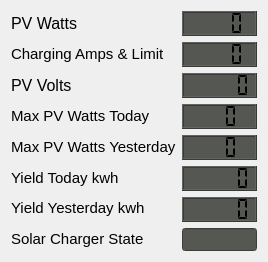
   <widget class="QWidget" name="layoutWidget">
    <property name="geometry">
     <rect>
      <x>11</x>
      <y>684</y>
      <width>254</width>
      <height>247</height>
     </rect>
    </property>
    <layout class="QGridLayout" name="gridLayout">
     <item row="5" column="0">
      <widget class="QLabel" name="Yield_Today_label">
       <property name="font">
        <font>
         <pointsize>11</pointsize>
        </font>
       </property>
       <property name="styleSheet">
        <string notr="true">color: rgb(0, 0, 0);</string>
       </property>
       <property name="text">
        <string>Yield Today kwh</string>
       </property>
      </widget>
     </item>
     <item row="4" column="0">
      <widget class="QLabel" name="Max_PV_Watts_Yesterday_label">
       <property name="font">
        <font>
         <pointsize>11</pointsize>
        </font>
       </property>
       <property name="styleSheet">
        <string notr="true">color: rgb(0, 0, 0);</string>
       </property>
       <property name="text">
        <string>Max PV Watts Yesterday</string>
       </property>
      </widget>
     </item>
     <item row="7" column="0">
      <widget class="QLabel" name="Solar_Charger_State_label">
       <property name="font">
        <font>
         <pointsize>11</pointsize>
        </font>
       </property>
       <property name="styleSheet">
        <string notr="true">color: rgb(0, 0, 0);</string>
       </property>
       <property name="text">
        <string>Solar Charger State</string>
       </property>
      </widget>
     </item>
     <item row="0" column="0">
      <widget class="QLabel" name="PV_Watts_label">
       <property name="font">
        <font>
         <pointsize>12</pointsize>
        </font>
       </property>
       <property name="styleSheet">
        <string notr="true">color: rgb(0, 0, 0);</string>
       </property>
       <property name="text">
        <string>PV Watts</string>
       </property>
      </widget>
     </item>
     <item row="3" column="0">
      <widget class="QLabel" name="Max_PV_Watts_Today_label">
       <property name="font">
        <font>
         <pointsize>11</pointsize>
        </font>
       </property>
       <property name="styleSheet">
        <string notr="true">color: rgb(0, 0, 0);</string>
       </property>
       <property name="text">
        <string>Max PV Watts Today</string>
       </property>
      </widget>
     </item>
     <item row="2" column="0">
      <widget class="QLabel" name="PV_Volts_label">
       <property name="font">
        <font>
         <pointsize>12</pointsize>
        </font>
       </property>
       <property name="styleSheet">
        <string notr="true">color: rgb(0, 0, 0);</string>
       </property>
       <property name="text">
        <string>PV Volts</string>
       </property>
      </widget>
     </item>
     <item row="6" column="0">
      <widget class="QLabel" name="Yield_Yesterday_label">
       <property name="font">
        <font>
         <pointsize>11</pointsize>
        </font>
       </property>
       <property name="styleSheet">
        <string notr="true">color: rgb(0, 0, 0);</string>
       </property>
       <property name="text">
        <string>Yield Yesterday kwh</string>
       </property>
      </widget>
     </item>
     <item row="1" column="0">
      <widget class="QLabel" name="Output_Amps_label">
       <property name="font">
        <font>
         <pointsize>10</pointsize>
        </font>
       </property>
       <property name="styleSheet">
        <string notr="true">color: rgb(0, 0, 0);</string>
       </property>
       <property name="text">
        <string>&lt;html&gt;&lt;head/&gt;&lt;body&gt;&lt;p&gt;&lt;span style=&quot; font-size:11pt;&quot;&gt;Charging Amps &amp;amp; Limit&lt;/span&gt;&lt;/p&gt;&lt;/body&gt;&lt;/html&gt;</string>
       </property>
      </widget>
     </item>
     <item row="0" column="1" rowspan="8">
      <layout class="QVBoxLayout" name="verticalLayout">
       <item>
        <widget class="QLCDNumber" name="PV_Watts_LCD">
         <property name="minimumSize">
          <size>
           <width>75</width>
           <height>25</height>
          </size>
         </property>
         <property name="maximumSize">
          <size>
           <width>75</width>
           <height>25</height>
          </size>
         </property>
         <property name="font">
          <font>
           <pointsize>10</pointsize>
           <weight>50</weight>
           <bold>false</bold>
          </font>
         </property>
         <property name="styleSheet">
          <string notr="true">background-color: rgb(85, 87, 83);</string>
         </property>
         <property name="smallDecimalPoint">
          <bool>false</bool>
         </property>
         <property name="digitCount">
          <number>4</number>
         </property>
         <property name="mode">
          <enum>QLCDNumber::Dec</enum>
         </property>
         <property name="segmentStyle">
          <enum>QLCDNumber::Flat</enum>
         </property>
         <property name="value" stdset="0">
          <double>0.000000000000000</double>
         </property>
        </widget>
       </item>
       <item>
        <widget class="QLCDNumber" name="Output_Amps_LCD">
         <property name="minimumSize">
          <size>
           <width>75</width>
           <height>25</height>
          </size>
         </property>
         <property name="maximumSize">
          <size>
           <width>75</width>
           <height>25</height>
          </size>
         </property>
         <property name="font">
          <font>
           <pointsize>10</pointsize>
           <weight>50</weight>
           <bold>false</bold>
          </font>
         </property>
         <property name="styleSheet">
          <string notr="true">background-color: rgb(85, 87, 83);</string>
         </property>
         <property name="digitCount">
          <number>4</number>
         </property>
         <property name="segmentStyle">
          <enum>QLCDNumber::Flat</enum>
         </property>
         <property name="value" stdset="0">
          <double>0.000000000000000</double>
         </property>
        </widget>
       </item>
       <item>
        <widget class="QLCDNumber" name="PV_Volts_LCD">
         <property name="minimumSize">
          <size>
           <width>75</width>
           <height>25</height>
          </size>
         </property>
         <property name="maximumSize">
          <size>
           <width>75</width>
           <height>25</height>
          </size>
         </property>
         <property name="font">
          <font>
           <pointsize>10</pointsize>
           <weight>50</weight>
           <bold>false</bold>
          </font>
         </property>
         <property name="styleSheet">
          <string notr="true">background-color: rgb(85, 87, 83);</string>
         </property>
         <property name="digitCount">
          <number>5</number>
         </property>
         <property name="segmentStyle">
          <enum>QLCDNumber::Flat</enum>
         </property>
         <property name="value" stdset="0">
          <double>0.000000000000000</double>
         </property>
        </widget>
       </item>
       <item>
        <widget class="QLCDNumber" name="Max_PV_Watts_Today_LCD">
         <property name="minimumSize">
          <size>
           <width>75</width>
           <height>25</height>
          </size>
         </property>
         <property name="maximumSize">
          <size>
           <width>75</width>
           <height>25</height>
          </size>
         </property>
         <property name="font">
          <font>
           <pointsize>11</pointsize>
           <weight>50</weight>
           <bold>false</bold>
          </font>
         </property>
         <property name="styleSheet">
          <string notr="true">background-color: rgb(85, 87, 83);</string>
         </property>
         <property name="digitCount">
          <number>3</number>
         </property>
         <property name="segmentStyle">
          <enum>QLCDNumber::Flat</enum>
         </property>
         <property name="value" stdset="0">
          <double>0.000000000000000</double>
         </property>
        </widget>
       </item>
       <item>
        <widget class="QLCDNumber" name="Max_PV_Watts_Yesterday_LCD">
         <property name="minimumSize">
          <size>
           <width>75</width>
           <height>25</height>
          </size>
         </property>
         <property name="maximumSize">
          <size>
           <width>75</width>
           <height>25</height>
          </size>
         </property>
         <property name="font">
          <font>
           <pointsize>11</pointsize>
           <weight>50</weight>
           <bold>false</bold>
          </font>
         </property>
         <property name="styleSheet">
          <string notr="true">background-color: rgb(85, 87, 83);</string>
         </property>
         <property name="digitCount">
          <number>3</number>
         </property>
         <property name="segmentStyle">
          <enum>QLCDNumber::Flat</enum>
         </property>
         <property name="value" stdset="0">
          <double>0.000000000000000</double>
         </property>
        </widget>
       </item>
       <item>
        <widget class="QLCDNumber" name="Yield_Today_LCD">
         <property name="minimumSize">
          <size>
           <width>75</width>
           <height>25</height>
          </size>
         </property>
         <property name="maximumSize">
          <size>
           <width>75</width>
           <height>25</height>
          </size>
         </property>
         <property name="font">
          <font>
           <pointsize>11</pointsize>
           <weight>50</weight>
           <bold>false</bold>
          </font>
         </property>
         <property name="styleSheet">
          <string notr="true">background-color: rgb(85, 87, 83);</string>
         </property>
         <property name="digitCount">
          <number>5</number>
         </property>
         <property name="segmentStyle">
          <enum>QLCDNumber::Flat</enum>
         </property>
         <property name="value" stdset="0">
          <double>0.000000000000000</double>
         </property>
        </widget>
       </item>
       <item>
        <widget class="QLCDNumber" name="Yield_Yesterday_LCD">
         <property name="minimumSize">
          <size>
           <width>75</width>
           <height>25</height>
          </size>
         </property>
         <property name="maximumSize">
          <size>
           <width>75</width>
           <height>25</height>
          </size>
         </property>
         <property name="font">
          <font>
           <pointsize>11</pointsize>
           <weight>50</weight>
           <bold>false</bold>
          </font>
         </property>
         <property name="styleSheet">
          <string notr="true">background-color: rgb(85, 87, 83);</string>
         </property>
         <property name="digitCount">
          <number>5</number>
         </property>
         <property name="segmentStyle">
          <enum>QLCDNumber::Flat</enum>
         </property>
         <property name="value" stdset="0">
          <double>0.000000000000000</double>
         </property>
        </widget>
       </item>
       <item>
        <widget class="QLineEdit" name="Solar_Charger_State_lineEdit">
         <property name="maximumSize">
          <size>
           <width>75</width>
           <height>16777215</height>
          </size>
         </property>
         <property name="font">
          <font>
           <pointsize>10</pointsize>
           <weight>50</weight>
           <bold>false</bold>
          </font>
         </property>
         <property name="autoFillBackground">
          <bool>false</bool>
         </property>
         <property name="styleSheet">
          <string notr="true">background-color: rgb(85, 87, 83);</string>
         </property>
         <property name="alignment">
          <set>Qt::AlignCenter</set>
         </property>
        </widget>
       </item>
      </layout>
     </item>
    </layout>
   </widget>
